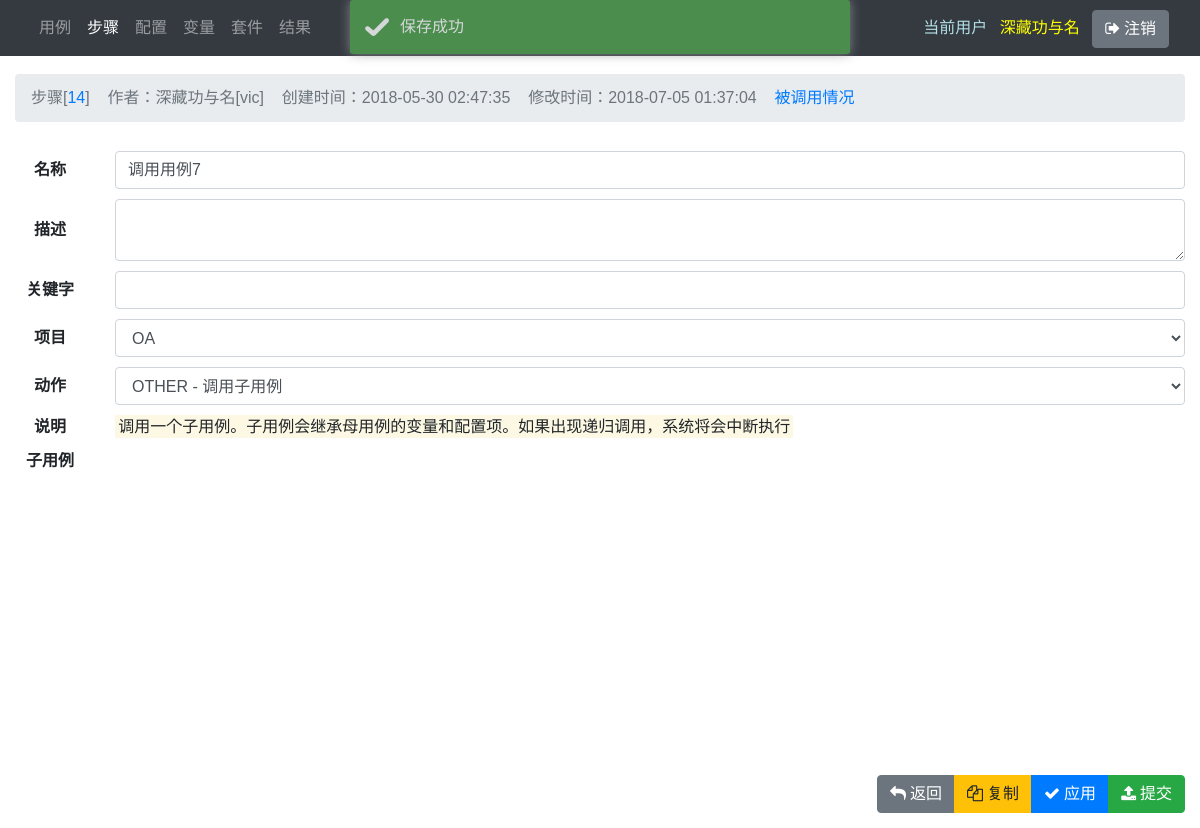
The app's page /step/14/ (signed in), older data.
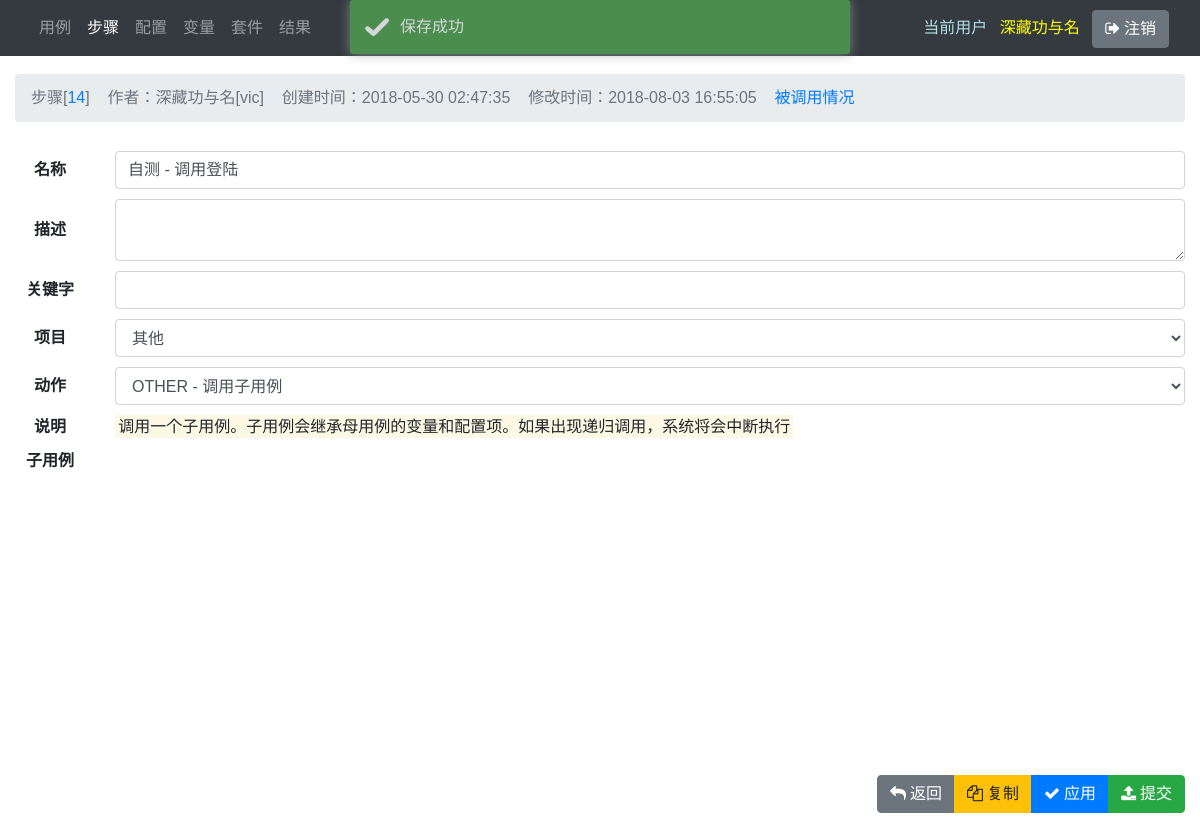
The same page, newer data.
### main/models.py (models this page shows, shortened)
class Step(models.Model):
    code = models.UUIDField(auto_created=True, default=uuid.uuid1, editable=False)
    name = models.CharField(max_length=100)
    description = models.TextField(blank=True)
    keyword = models.CharField(blank=True, max_length=100)
    project = models.ForeignKey('main.Project', on_delete=models.SET_NULL, blank=True, null=True)
    creator = models.ForeignKey(
        User, verbose_name='创建人', related_name='step_creator', on_delete=models.SET_NULL, blank=True, null=True)
    created_date = models.DateTimeField('创建时间', auto_now_add=True, null=True)
    modifier = models.ForeignKey(
        User, verbose_name='修改人', related_name='step_modifier', on_delete=models.SET_NULL, blank=True, null=True)
    modified_date = models.DateTimeField('修改时间', auto_now=True, null=True)
    is_active = models.BooleanField(default=True)
    action = models.ForeignKey('main.Action', on_delete=models.SET_NULL, blank=True, null=True)
    timeout = models.FloatField(blank=True, null=True)
    save_as = models.CharField(blank=True, max_length=100)
    ui_by_list = (
        (0, ''),
        (1, 'id'),
        (2, 'xpath'),
        (3, 'link text'),
        (4, 'partial link text'),
        (5, 'name'),
        (6, 'tag name'),
        (7, 'class name'),
        (8, 'css selector'),
        (9, 'public element'),
        (10, 'variable'),
    )
    ui_by = models.IntegerField(choices=ui_by_list, default=0)
    ui_locator = models.TextField(blank=True)
    ui_index = models.IntegerField(blank=True, null=True)
    ui_base_element = models.CharField(max_length=1000, blank=True)
    ui_data = models.TextField(blank=True)
    ui_special_action_list = (
        (0, ''),
        (1, '鼠标 - 单击'),
        (2, '鼠标 - 点击后不放'),
        (3, '鼠标 - 右键单击'),
        (4, '鼠标 - 双击'),
        (5, '鼠标 - 释放'),
        (6, '鼠标 - 移动到偏移点位置'),
        (7, '鼠标 - 移动到某元素中间'),
        (8, '鼠标 - 移动到某元素左上角为基准的偏移点位置'),
        (9, '鼠标 - 拖动某元素到另一元素上'),
        (10, '鼠标 - 拖动某元素到偏移点位置'),
        (11, '键盘 - 按下某键不释放'),
        (12, '键盘 - 释放某键'),
        (13, '键盘 - 发送按键（组）到当前焦点元素'),
        (14, '键盘 - 发送按键（组）到指定元素'),
    )
    ui_special_action = models.IntegerField(choices=ui_special_action_list, default=0)
    ui_alert_handle_list = (
        (1, '确定'),
        (2, '取消'),
        (3, '忽略'),
    )
    ui_alert_handle = models.IntegerField(choices=ui_alert_handle_list, default=1)
    api_url = models.TextField(blank=True)
    api_headers = models.TextField(blank=True)
    api_body = models.TextField(blank=True)
    api_data = models.TextField(blank=True)
    other_data = models.TextField(blank=True)
    other_sub_case = models.ForeignKey(
        'main.Case', on_delete=models.SET_NULL, blank=True, null=True, related_name='step_sub_case')
    class Meta:
        ordering = ['-modified_date']

### main/views/step.py (the view, shortened to what this page needs)
# urls.py: path('step/<str:pk>/', step.detail, name='step'),
@login_required
def detail(request, pk):
    next_ = request.GET.get('next', '/home/')
    inside = request.GET.get('inside')
    new_pk = request.GET.get('new_pk')
    order = request.GET.get('order')
    reference_url = reverse(reference, args=[pk])  # 被其他对象调用
    try:
        obj = Step.objects.select_related('creator', 'modifier').get(pk=pk)
    except Step.DoesNotExist:
        raise Http404('Step does not exist')
    if request.method == 'GET':
        form = StepForm(instance=obj)
        if request.session.get('status', None) == 'success':
            prompt = 'success'
        request.session['status'] = None
        redirect_url = request.GET.get('redirect_url', request.META.get('HTTP_REFERER', '/home/'))
        return render(request, 'main/step/detail.html', locals())

### main/forms.py
class StepForm(forms.ModelForm):
    action = forms.ModelChoiceField(
        queryset=Action.objects.select_related('creator', 'modifier', 'type').order_by('type', 'pk'))
    other_sub_case = forms.ModelChoiceField(queryset=Case.objects.filter(is_active=True).order_by('pk'), required=False)
    is_active = forms.CharField(required=False, validators=[])
    project = forms.ModelChoiceField(queryset=Project.objects, required=True)
    timeout = forms.FloatField(min_value=1, required=False)
    class Meta:
        model = Step
        fields = '__all__'
        widgets = {
        }

### main/models.py (called while the page is built)
    @property
    def full_name(self):
        return '{} - {}'.format(self.type, self.name)

    def __str__(self):
        return self.full_name

    def __str__(self):
        return self.name

    def __str__(self):
        return self.name

### main/templates/main/step/detail.html (shortened to what this page needs)
{% extends 'main/detail_base.html' %}
{% load staticfiles %}
{% block detail_header %}
    {% include 'main/include/detail_header.html' with object_name='步骤' %}
{% endblock %}
{% block detail_form %}
    <form method="post" id="object_form" novalidate>
        <div class="row align-items-center" base>
            <div class="col-1 text-center font-weight-bold">名称</div>
            <div class="col" form_data>
                {% include 'main/include/form_input.html' with field=form.name %}
            </div>
        </div>
        <div class="row align-items-center" base>
            <div class="col-1 text-center font-weight-bold">描述</div>
            <div class="col" form_data>
                {% include 'main/include/form_textarea.html' with field=form.description rows='2' %}
            </div>
        </div>
        <div class="row align-items-center" base>
            <div class="col-1 text-center font-weight-bold">关键字</div>
            <div class="col" form_data>
                {% include 'main/include/form_input.html' with field=form.keyword %}
            </div>
        </div>
        <div class="row align-items-center" base>
            <div class="col-1 text-center font-weight-bold">项目</div>
            <div class="col" form_data>
                {% include 'main/include/form_input.html' with field=form.project %}
            </div>
        </div>
        <div class="row align-items-center" base>
            <div class="col-1 text-center font-weight-bold">动作</div>
            <div class="col" form_data>
                {% include 'main/include/form_input.html' with field=form.action %}
            </div>
        </div>
        <div class="row align-items-center" base>
            <div class="col-1 text-center font-weight-bold">说明</div>
            <div class="col">
                <div id="introduce"><span class="mark">请选择动作</span></div>
            </div>
        </div>
        <div class="row align-items-center" other name="other_sub_case">
            <div class="col-1 text-center font-weight-bold">子用例</div>
            <div class="col" form_data>
            </div>
        </div>
        {% include 'main/include/submit_button_group.html' with copy_url='step_copy' %}
    </form>
{% endblock %}

### main/templates/main/include/detail_header.html
<ol class="breadcrumb my-4">
    <li class="breadcrumb-item active">
    {% if form.initial %}
        {{ object_name }}[<a href="#" data-toggle="popover" title="CODE" data-content="{{ obj.code }}">{{ obj.pk }}</a>]&nbsp;&nbsp;&nbsp;&nbsp;作者：{{ obj.creator.last_name }}{{ obj.creator.first_name }}[{{ obj.creator.username }}]&nbsp;&nbsp;&nbsp;&nbsp;创建时间：{{ obj.created_date }}&nbsp;&nbsp;&nbsp;&nbsp;修改时间：{{ obj.modified_date }}{% if reference_url %}&nbsp;&nbsp;&nbsp;&nbsp;<a href="javascript:show_reference('{{ reference_url }}')">被调用情况</a>{% endif %}
    {% else %}
        添加{{ object_name }}
    {% endif %}
    </li>
</ol>

### main/templates/main/include/form_input.html
{% load widget_tweaks %}
{% if field.errors %}
    {% render_field field class="form-control is-invalid" placeholder=placeholder %}
    {% for error in field.errors %}
        <div class="invalid-feedback">{{ error }}</div>
    {% endfor %}
{% else %}
    {% render_field field class="form-control" placeholder=placeholder %}
{% endif %}

### main/templates/main/include/form_textarea.html
{% load widget_tweaks %}
{% if field.errors %}
    {% render_field field class="form-control is-invalid" placeholder=placeholder rows=rows%}
    {% for error in field.errors %}
        <div class="invalid-feedback">{{ error }}</div>
    {% endfor %}
{% else %}
    {% render_field field class="form-control" placeholder=placeholder rows=rows%}
{% endif %}

Row changes from the older to the newer data that the page shows:
changed Step "OTHER - 调用子用例": modified_date "2018-07-05 01:37:04" → "2018-08-03 16:55:05"; name "调用用例7" → "自测 - 调用登陆"; project "OA" → "其他"
